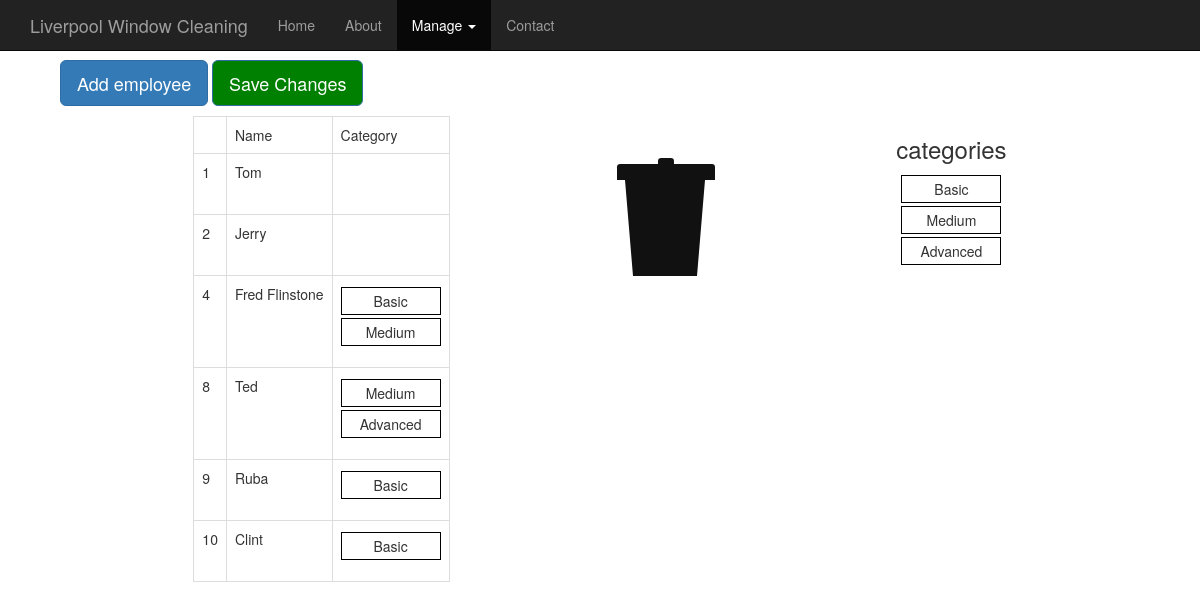
/daily/employees, run on the app's committed database.
### daily/models.py (models this page shows, shortened)
class Employee(models.Model):
  name = models.CharField(max_length=100)
  category = models.ManyToManyField(Category)

class Category(models.Model):
  name = models.CharField(max_length=100)

### daily/views.py (the view)
def manage_employees(request):
  employees = Employee.objects.all()
  categories = Category.objects.all()
  context = {'employees': employees, 'cats': categories}
  return render(request, 'daily/employees.html', context)

### daily/templates/daily/employees.html (shortened to what this page needs)
<!DOCTYPE html>
{% load static %}
<html lang="en"><head><meta http-equiv="Content-Type" content="text/html; charset=UTF-8">
    <head>
      <link rel="stylesheet" type="text/css" href= "{% static 'daily/bootstrap.min.css' %}"/>
      <link href="{% static 'daily/ie10-viewport-bug-workaround.css' %}" rel="stylesheet">
      <link rel="stylesheet" type="text/css" href= "{% static 'daily/daily.css' %}"/>
      <link rel="stylesheet" type="text/css" href= "{% static 'daily/trash.css' %}"/>
      <body>
        <nav class="navbar navbar-inverse navbar-fixed-top">
        <div class="container">
          <div class="navbar-header">
            <a class="navbar-brand" href="#">Liverpool Window Cleaning</a>
          </div>
          <div id="navbar" class="collapse navbar-collapse">
            <ul class="nav navbar-nav">
              <li><a href="#">Home</a></li>
              <li><a href="#about">About</a>
              <li class="active dropdown">
              <a href="#" class="dropdown-toggle"
                data-toggle="dropdown" role="button" aria-haspopup="true"
                aria-expanded="false">Manage <span class="caret"></span></a>
              </li>
              </li>
              <li><a href="#contact">Contact</a></li>
            </ul>
          </div>
        </div>
        </nav>
        <div id="form-fields">
          <button type="button" class="btn btn-primary btn-lg"
            id="new-emp-button" onclick="addEmployee()">Add employee</button>
          <button type="button" class="btn btn-primary btn-lg"
            id="save-button" onclick="updateEmployees()">Save Changes</button>
        </div>
        <div class="h-box">
          <table class="table table-bordered" id="daily-table">
            <tbody>
              <tr>
                <td> </td>
                <td>Name</td>
                <td>Category</td>
              </tr>
              {% for emp in employees.all %}
              <tr class="emp">
                <td>{{ emp.id }}</td>
                <td>{{ emp.name }}</td>
                <td>
                  <ol class='sortable_with_drop cat_list'>
                    {% for cat in emp.category.all %}
                    <li class="flex-li cat">{{ cat.name }}</li>
                      {% endfor %}
                  </ol>
                </td>
              </tr>
              {% endfor %}
            </tbody>
          </table>
          <ol class='trash category_trash'>
            <li>
                <div class="lid"></div>
                <div class="lidcap"></div>
                <div class="bin"></div>
                </li>
              </ol>
          <div class="v-box" id="sources">
            <div class="cats-list">
            <h3>categories</h3>
            <ol class='sortable_with_no_drop' id="cats-source">
              {% for cat in cats.all %}
              <li class="flex-li category">{{ cat.name }}</li>
              {% endfor %}
            </ol>
          </div>
          </div>
        </div>
    </body>

### daily/static/daily/daily.css (style rules this page uses)
.flex-li { border: 1px solid black; margin: 3px auto; padding: 3px; width: 100px; text-align: center; }
.h-box { padding: 0; margin: 0; list-style: none; display: -webkit-box; display: -moz-box; display: -ms-flexbox; display: -webkit-flex; display: flex; flex-direction: row; justify-content: space-around; }
.v-box { padding: 0; margin: 0; list-style: none; display: -webkit-box; display: -moz-box; display: -ms-flexbox; display: -webkit-flex; display: flex; flex-direction: column; }
#sources { margin: 0 auto; }
#form-fields { padding: 10px; }
#save-button { //display: none; background: green; }
#daily-table { float: left; width: auto; margin: 0 auto; }
ol { display: inline-block; -webkit-padding-start: 0px; list-style-type: none; //height: 100%; width: 100%; min-height: 30px; }
ol li { float: center; }
body { padding: 50px; margin: auto; }

### daily/static/daily/trash.css (style rules this page uses)
.trash { background: #ffffff; position: relative; width: 160px; height: 160px; //margin: 50px auto 0; border-radius: 4px; transition: box-shadow .2s ease; }
.lidcap, .lid, .bin { position: absolute; }
.lidcap, .lid { border-top-left-radius: 3.2px; border-top-right-radius: 3.2px; background: #111; transition: transform .2s linear, margin .2s linear; }
.lidcap { bottom: 110.4px; left: 65px; height: 8px; width: 16px; }
.lid { bottom: 96px; left: 24px; width: 98px; height: 16px; }
.bin { bottom: 0; left: 32px; width: 80px; border-top: 96px solid #111; border-left: 8px solid transparent; border-right: 8px solid transparent; }

### data on the page
Employee: id "1", name "Tom"
Employee: id "2", name "Jerry"
Employee: id "4", name "Fred Flinstone"
Category: name "Basic"
Category: name "Medium"
Employee: id "8", name "Ted"
Category: name "Advanced"
Employee: id "9", name "Ruba"
Employee: id "10", name "Clint"
